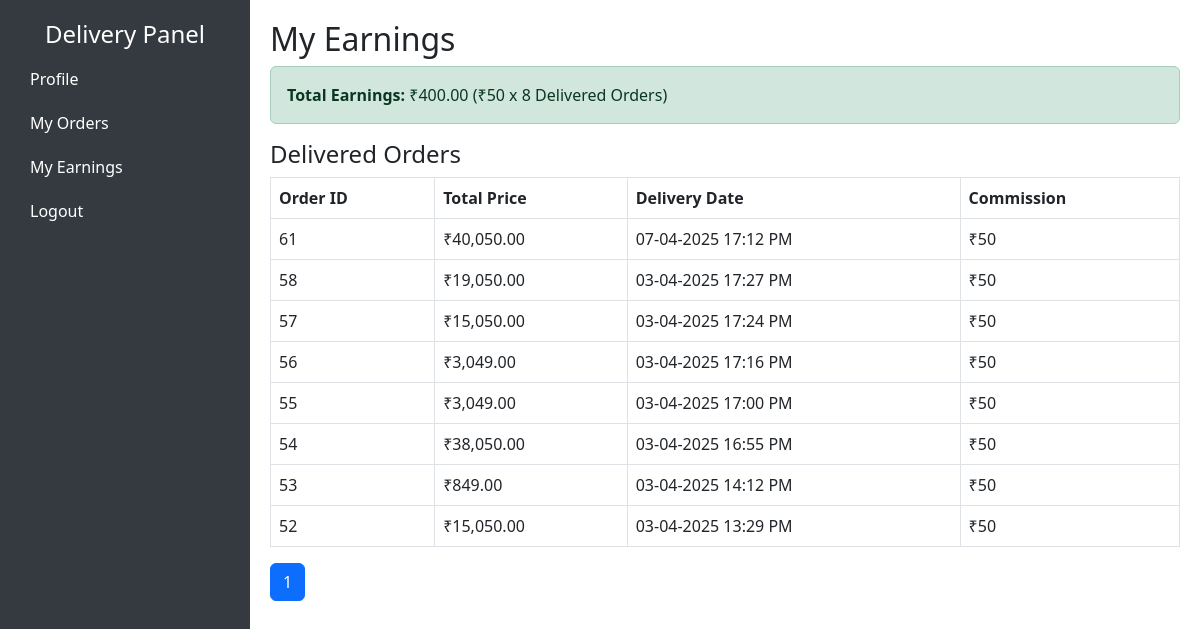
The app's page /delivery_boy/delivery_earnings.php (signed in) with its own data.
### tables this page shows
CREATE TABLE `orders` (
  `id` int(11) NOT NULL,
  `user_id` int(11) NOT NULL,
  `payment_method` enum('Razorpay') NOT NULL,
  `payment_id` varchar(200) DEFAULT NULL,
  `total_price` decimal(10,2) NOT NULL,
  `created_at` timestamp NOT NULL DEFAULT current_timestamp(),
  `status` varchar(255) NOT NULL DEFAULT 'Pending',
  `delivery_boy_id` int(11) DEFAULT NULL,
  `delivery_status` enum('Picked','Out for Delivery','Delivered') DEFAULT NULL,
  `delivery_otp` varchar(6) DEFAULT NULL,
  `delivery_charge` decimal(10,2) NOT NULL DEFAULT 0.00
);

### delivery_boy/delivery_earnings.php (the view, shortened to what this page needs)
<?php
include('../includes/config.php');
$delivery_boy_id = $_SESSION['delivery_boy_id'];
$limit = 10;
$page = isset($_GET['page']) ? $_GET['page'] : 1;
$offset = ($page - 1) * $limit;
$commission_per_order = 50;
$count_query = "SELECT COUNT(*) AS total FROM orders WHERE delivery_boy_id = '$delivery_boy_id' AND status = 'Delivered'";
$count_result = mysqli_query($conn, $count_query);
$total_orders = mysqli_fetch_assoc($count_result)['total'];
$total_pages = ceil($total_orders / $limit);
$total_earnings = $total_orders * $commission_per_order;
$earnings_query = "SELECT * FROM orders WHERE delivery_boy_id = '$delivery_boy_id' AND status = 'Delivered' ORDER BY created_at DESC LIMIT $limit OFFSET $offset";
$earnings_result = mysqli_query($conn, $earnings_query);
?>
<!DOCTYPE html>
<html lang="en">
<head>
    <link href="https://cdn.jsdelivr.net/npm/bootstrap@5.3.0/dist/css/bootstrap.min.css" rel="stylesheet">
</head>
<body>
    <div class="sidebar">
        <h4 class="text-center">Delivery Panel</h4>
        <a href="delivery_boy_profile.php">Profile</a>
        <a href="delivery_dashboard.php">My Orders</a>
        <a href="delivery_earnings.php">My Earnings</a>
        <a href="logout.php">Logout</a>
    </div>
    <div class="content">
        <h2>My Earnings</h2>
        <div class="alert alert-success">
            <strong>Total Earnings:</strong> ₹<?= number_format($total_earnings, 2); ?> (₹<?= $commission_per_order; ?> x <?= $total_orders; ?> Delivered Orders)
        </div>
        <h4>Delivered Orders</h4>
        <table class="table table-bordered">
            <thead>
                <tr>
                    <th>Order ID</th>
                    <th>Total Price</th>
                    <th>Delivery Date</th>
                    <th>Commission</th>
                </tr>
            </thead>
            <tbody>
                <?php while ($row = mysqli_fetch_assoc($earnings_result)) { ?>
                    <tr>
                        <td><?= $row['id']; ?></td>
                        <td>₹<?= number_format($row['total_price'], 2); ?></td>
                        <td><?= date('d-m-Y H:i A', strtotime($row['created_at'])); ?></td>
                        <td>₹<?= $commission_per_order; ?></td>
                    </tr>
                <?php } ?>
            </tbody>
        </table>
        <nav>
            <ul class="pagination">
                <?php for ($i = 1; $i <= $total_pages; $i++): ?>
                    <li class="page-item <?= ($i == $page) ? 'active' : ''; ?>">
                        <a class="page-link" href="?page=<?= $i; ?>"><?= $i; ?></a>
                    </li>
                <?php endfor; ?>
            </ul>
        </nav>
    </div>
</body>
</html>

### delivery_boy/delivery_earnings.php (style rules this page uses)
body { display: flex; height: 100vh; }
.sidebar { width: 250px; background-color: #343a40; color: white; padding: 20px; height: 100vh; }
.sidebar a { color: white; text-decoration: none; padding: 10px; display: block; border-radius: 5px; }
.content { flex-grow: 1; padding: 20px; overflow-y: auto; }

### records on screen
orders: id "61", total_price "40,050.00", created_at "07-04-2025 17:12 PM"
orders: id "58", total_price "19,050.00", created_at "03-04-2025 17:27 PM"
orders: id "57", total_price "15,050.00", created_at "03-04-2025 17:24 PM"
orders: id "56", total_price "3,049.00", created_at "03-04-2025 17:16 PM"
orders: id "55", total_price "3,049.00", created_at "03-04-2025 17:00 PM"
orders: id "54", total_price "38,050.00", created_at "03-04-2025 16:55 PM"
orders: id "53", total_price "849.00", created_at "03-04-2025 14:12 PM"
orders: id "52", total_price "15,050.00", created_at "03-04-2025 13:29 PM"

### other values on screen
$total_earnings "400.00"
$commission_per_order "50"
$total_orders "8"
